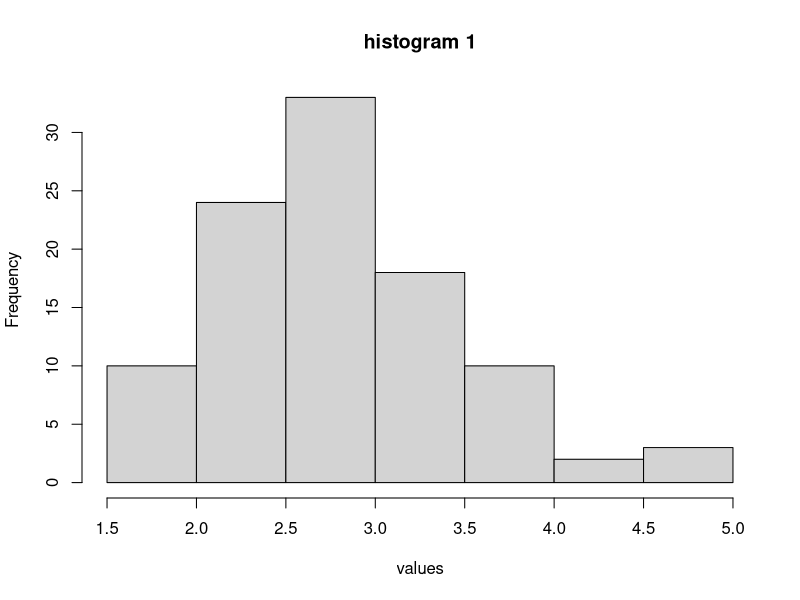
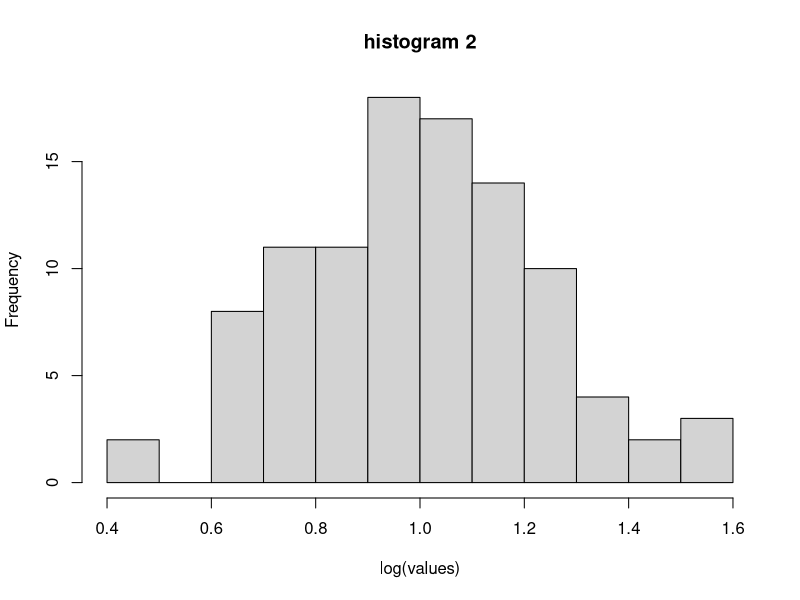

Generate these figures, in order, with R:
## ---- chunk 1
knitr::opts_chunk$set(echo = TRUE)
## ---- chunk 2
values <- rlnorm(100,1,.25)
## ---- chunk 3
hist(values,main="histogram 1")
hist(log(values),main="histogram 2")
## ---- chunk 4
mean(values)
## ---- chunk 5
var(values)
